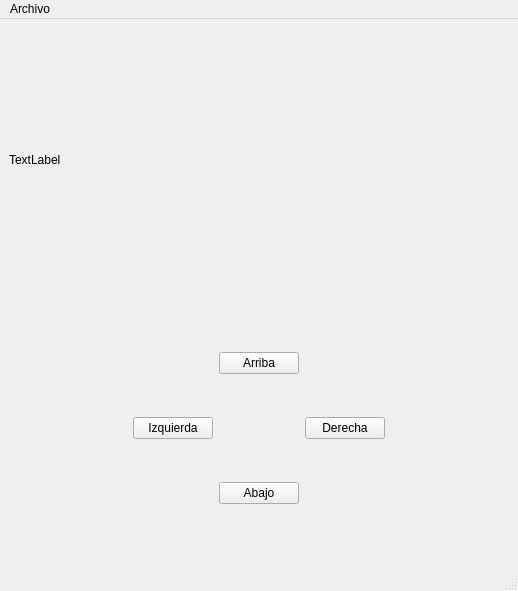
<?xml version="1.0" encoding="UTF-8"?>
<ui version="4.0">
 <class>Juego</class>
 <widget class="QMainWindow" name="Juego">
  <property name="geometry">
   <rect>
    <x>0</x>
    <y>0</y>
    <width>518</width>
    <height>591</height>
   </rect>
  </property>
  <property name="windowTitle">
   <string>Juego</string>
  </property>
  <widget class="QWidget" name="centralwidget">
   <layout class="QVBoxLayout" name="verticalLayout">
    <item>
     <widget class="QLabel" name="label">
      <property name="text">
       <string>TextLabel</string>
      </property>
     </widget>
    </item>
    <item>
     <widget class="QWidget" name="widget" native="true">
      <property name="maximumSize">
       <size>
        <width>16777215</width>
        <height>16777215</height>
       </size>
      </property>
      <layout class="QHBoxLayout" name="horizontalLayout">
       <item>
        <spacer name="horizontalSpacer">
         <property name="orientation">
          <enum>Qt::Horizontal</enum>
         </property>
         <property name="sizeHint" stdset="0">
          <size>
           <width>97</width>
           <height>20</height>
          </size>
         </property>
        </spacer>
       </item>
       <item>
        <widget class="QWidget" name="widget_2" native="true">
         <layout class="QGridLayout" name="gridLayout">
          <item row="2" column="0">
           <widget class="QPushButton" name="btnIzqueirda">
            <property name="text">
             <string>Izquierda</string>
            </property>
           </widget>
          </item>
          <item row="3" column="1">
           <widget class="QPushButton" name="btnAbajo">
            <property name="text">
             <string>Abajo</string>
            </property>
           </widget>
          </item>
          <item row="2" column="2">
           <widget class="QPushButton" name="btnDerecha">
            <property name="text">
             <string>Derecha</string>
            </property>
           </widget>
          </item>
          <item row="1" column="1">
           <widget class="QPushButton" name="btnArriba">
            <property name="text">
             <string>Arriba</string>
            </property>
           </widget>
          </item>
         </layout>
        </widget>
       </item>
       <item>
        <spacer name="horizontalSpacer_2">
         <property name="orientation">
          <enum>Qt::Horizontal</enum>
         </property>
         <property name="sizeHint" stdset="0">
          <size>
           <width>97</width>
           <height>20</height>
          </size>
         </property>
        </spacer>
       </item>
      </layout>
     </widget>
    </item>
   </layout>
  </widget>
  <widget class="QMenuBar" name="menubar">
   <property name="geometry">
    <rect>
     <x>0</x>
     <y>0</y>
     <width>518</width>
     <height>22</height>
    </rect>
   </property>
   <widget class="QMenu" name="menuArchivo">
    <property name="title">
     <string>Archivo</string>
    </property>
    <addaction name="actionConfigraci0n"/>
    <addaction name="separator"/>
    <addaction name="actionSalir"/>
   </widget>
   <addaction name="menuArchivo"/>
  </widget>
  <widget class="QStatusBar" name="statusbar"/>
  <action name="actionConfigraci0n">
   <property name="text">
    <string>Configración</string>
   </property>
  </action>
  <action name="actionSalir">
   <property name="text">
    <string>Salir</string>
   </property>
  </action>
 </widget>
 <resources/>
 <connections/>
</ui>
